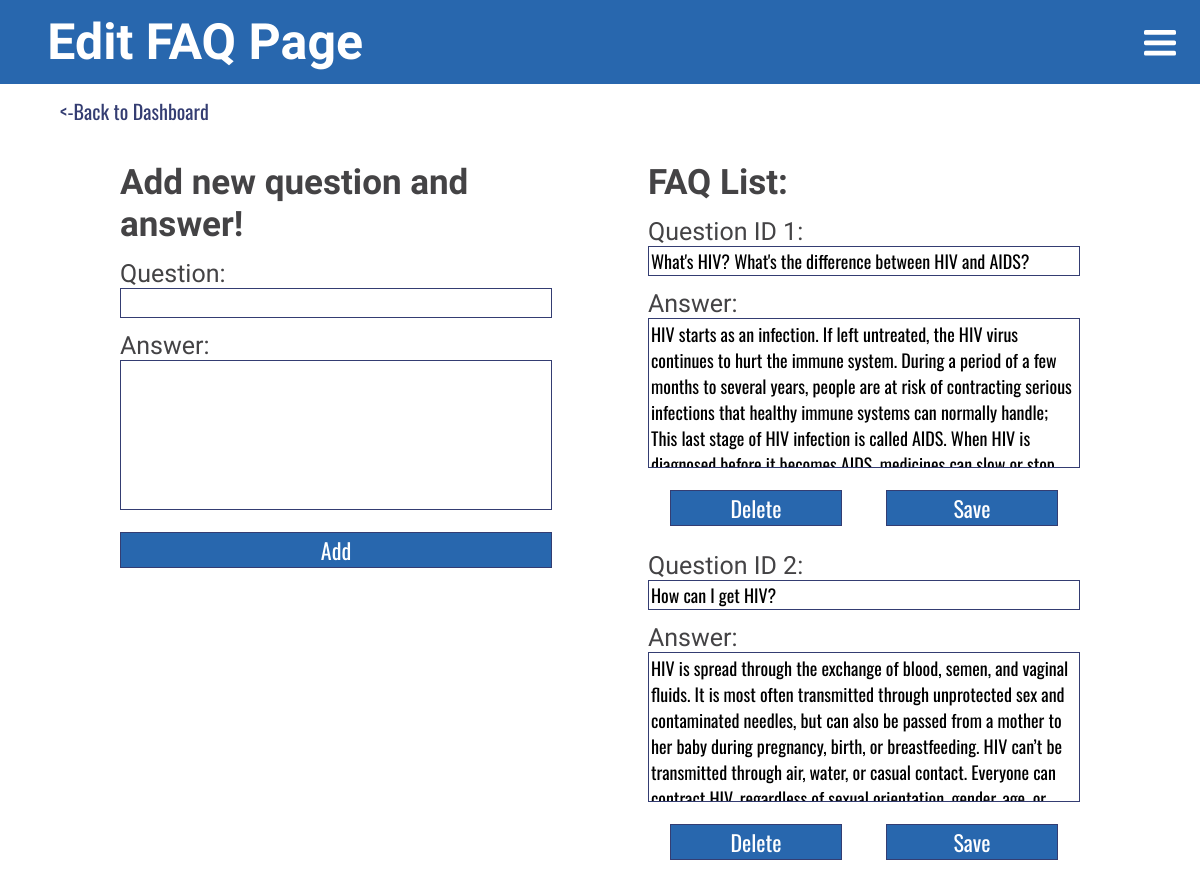
The page /includes/admin/admin_kin_faq.php (signed in) on the database as committed earlier.
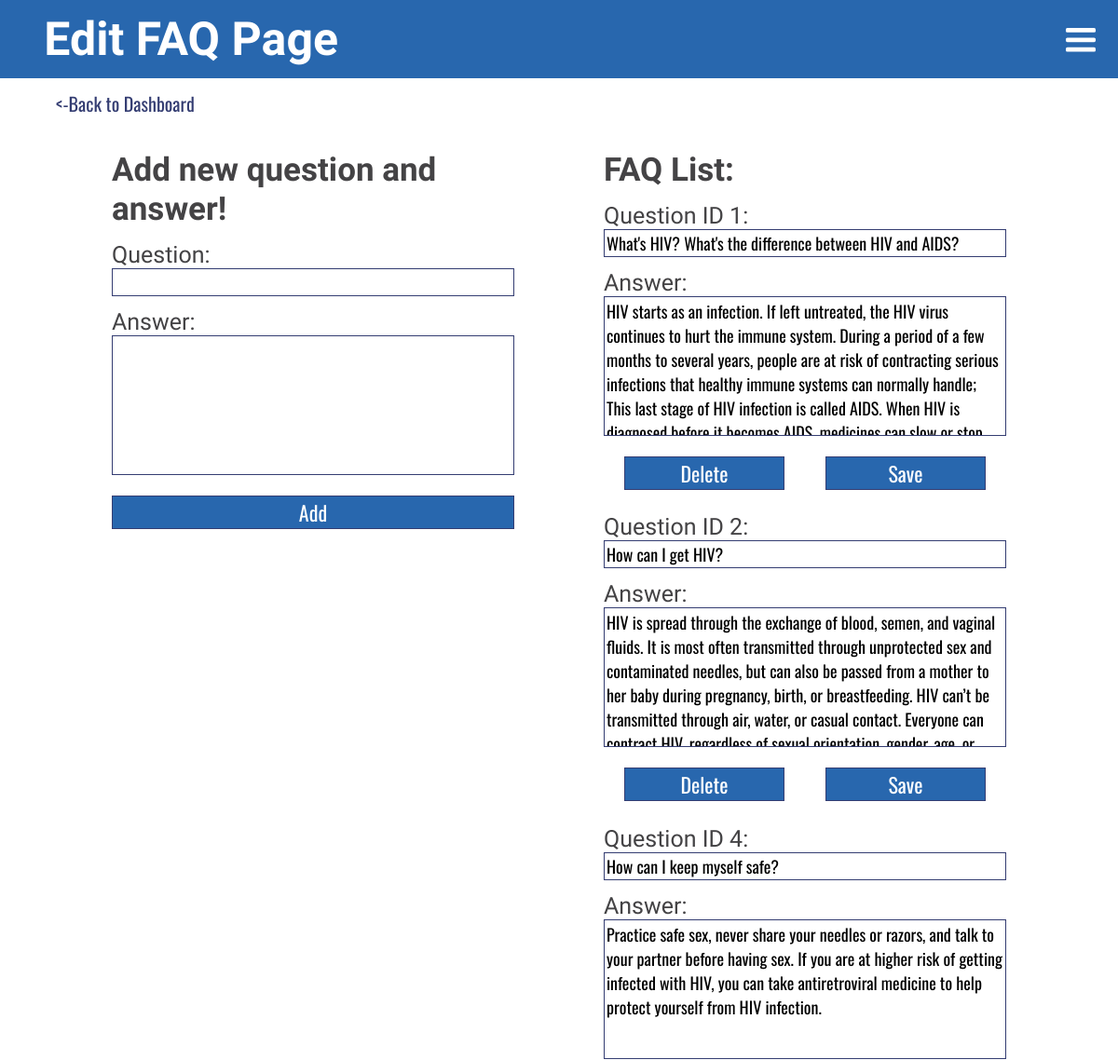
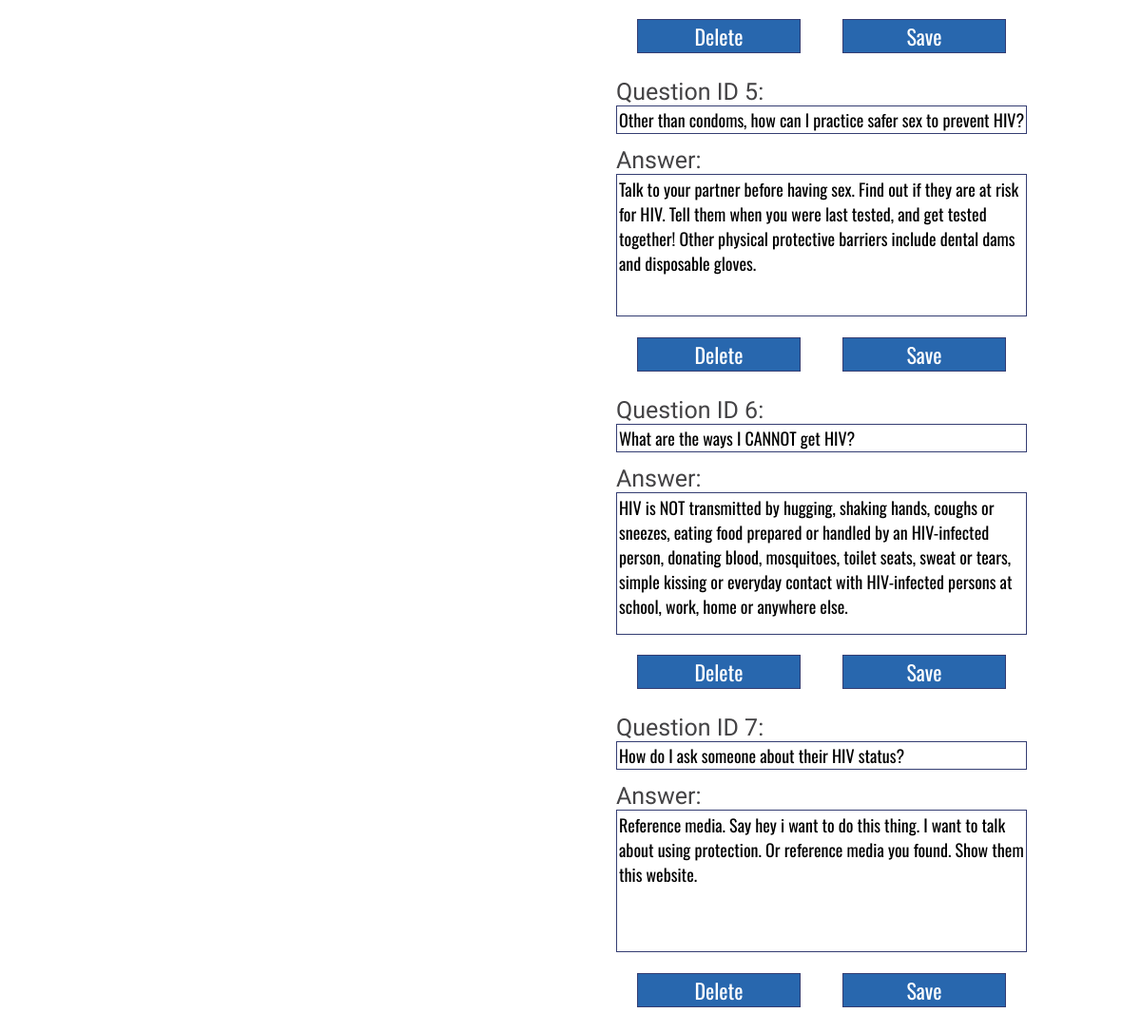
The same page on the database as committed later (2 pictures, top to bottom).
### tables this page shows
CREATE TABLE `tbl_faq` (
  `id` int(11) NOT NULL,
  `question` varchar(250) NOT NULL,
  `answer` text NOT NULL
);

### includes/admin/scripts/cms.php (called while the page is built, shortened)
<?php
function getAll($tbl) {
    $pdo = Database::getInstance()->getConnection();
    $query= 'SELECT * FROM ' .$tbl;
    $result = $pdo->query($query);
    if($result){
        return $result;
    }else{
        return '<p class="updateMsg">There was a problem accessing the info</p>';
    }
}

### includes/admin/admin_kin_faq.php (the view, shortened to what this page needs)
<?php
    $tblFaq = 'tbl_faq';
    $getFaq = getAll($tblFaq);
?>
<!DOCTYPE html>
<html lang="en">
<head>
    <?php include '../template/head.php'; ?>
</head>
<body>
    <div class="userCMS">
        <header>
            <h1>Edit FAQ Page</h1>
        <?php include '../template/header.php'; ?>
        <p class="bk"><a href="index.php"><-Back to Dashboard</a></p>
        <section id="faq">
            <form action="admin_kin_faq.php" method="post" class="faqForm">
                <h2>Add new question and answer!</h2>
                <label for="q">Question:</label>
                <input type="text" name="q" value="" required>
                <label for="a">Answer:</label>
                <textarea name="a" required></textarea>
                <input type="submit" name="submit-new-faq" value="Add">
            </form>
            <div id="faqList">
                <h2>FAQ List:</h2>
                <?php while($row = $getFaq->fetch(PDO::FETCH_ASSOC)):?>
                <form action="admin_kin_faq.php" method="post" class="faqForm">
                    <label for="q">Question ID <?php echo $row['id'];?>:</label>
                    <input type="text" name="q" value="<?php echo $row['question'];?>">
                    <label for="a">Answer:</label>
                    <textarea name="a"><?php echo $row['answer'];?></textarea>
                    <div class="DandS">
                        <input type="submit" name="delete-faq" value="Delete">
                        <input type="submit" name="submit-faq" value="Save">
                    </div>
                </form>
                <?php endwhile;?>
            </div>
        </section>
    </div>
</body>
</html>

Rows that differ between the two databases and show on the page:
added tbl_faq: id "4", q "How can I keep myself safe?", a "Practice safe sex, never share your needles or razors, and talk to your partner before having sex. If you are at higher risk of getting infected with HIV, you can take antiretroviral medicine to help protect yourself from HIV infection."
added tbl_faq: id "5", q "Other than condoms, how can I practice safer sex to prevent HIV?", a "Talk to your partner before having sex. Find out if they are at risk for HIV. Tell them when you were last tested, and get tested together! Other physical protective barriers include dental dams and disposable gloves."
added tbl_faq: id "6", q "What are the ways I CANNOT get HIV?", a "HIV is NOT transmitted by hugging, shaking hands, coughs or sneezes, eating food prepared or handled by an HIV-infected person, donating blood, mosquitoes, toilet seats, sweat or tears, simple kissing or everyday contact with HIV-infected persons at school, work, home or anywhere else."
added tbl_faq: id "7", q "How do I ask someone about their HIV status?", a "Reference media. Say hey i want to do this thing. I want to talk about using protection. Or reference media you found. Show them this website."
